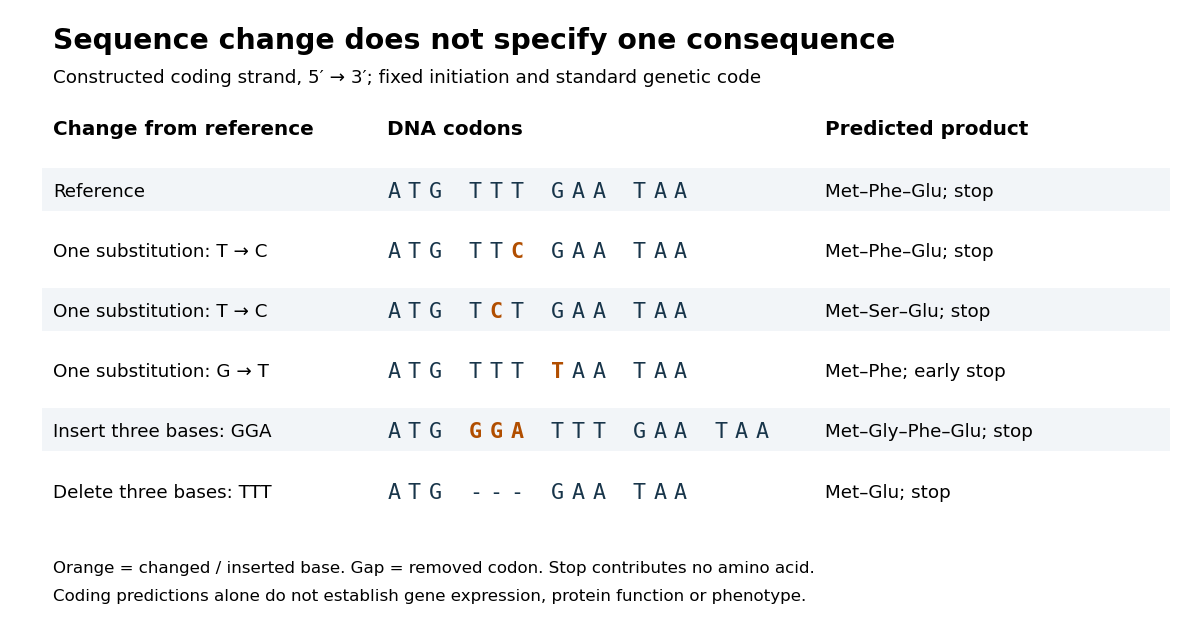

Write Python code to recreate this figure.
"""Original coding-segment ledger; Python 3.14, matplotlib 3.10.7."""
from pathlib import Path

import matplotlib.pyplot as plt
from matplotlib.patches import Rectangle


def main():
    fig, ax = plt.subplots(figsize=(10, 5.3), dpi=120, facecolor="white")
    ax.set(xlim=(0, 1), ylim=(0, 1))
    ax.axis("off")
    ax.text(0.02, 0.97, "Sequence change does not specify one consequence", fontsize=17, weight="bold")
    ax.text(0.02, 0.91, "Constructed coding strand, 5′ → 3′; fixed initiation and standard genetic code", fontsize=11)
    ax.text(0.02, 0.82, "Change from reference", fontsize=12, weight="bold")
    ax.text(0.31, 0.82, "DNA codons", fontsize=12, weight="bold")
    ax.text(0.69, 0.82, "Predicted product", fontsize=12, weight="bold")
    rows = [
        ("Reference", ["ATG", "TTT", "GAA", "TAA"], {}, "Met–Phe–Glu; stop"),
        ("One substitution: T → C", ["ATG", "TTC", "GAA", "TAA"], {(1, 2): True}, "Met–Phe–Glu; stop"),
        ("One substitution: T → C", ["ATG", "TCT", "GAA", "TAA"], {(1, 1): True}, "Met–Ser–Glu; stop"),
        ("One substitution: G → T", ["ATG", "TTT", "TAA", "TAA"], {(2, 0): True}, "Met–Phe; early stop"),
        ("Insert three bases: GGA", ["ATG", "GGA", "TTT", "GAA", "TAA"], {(1, i): True for i in range(3)}, "Met–Gly–Phe–Glu; stop"),
        ("Delete three bases: TTT", ["ATG", "---", "GAA", "TAA"], {}, "Met–Glu; stop"),
    ]
    for r, (label, codons, changed, product) in enumerate(rows):
        y = 0.72 - r * 0.105
        ax.add_patch(Rectangle((0.01, y - 0.033), 0.98, 0.075, facecolor="#f2f5f8" if r % 2 == 0 else "white", edgecolor="none"))
        ax.text(0.02, y, label, fontsize=11, va="center")
        for c, codon in enumerate(codons):
            for b, letter in enumerate(codon):
                ax.text(0.31 + c * 0.071 + b * 0.018, y, letter, family="monospace", fontsize=13, va="center", color="#b14e00" if (c, b) in changed else "#18354a", weight="bold" if (c, b) in changed else "normal")
        ax.text(0.69, y, product, fontsize=11, va="center")
    ax.text(0.02, 0.055, "Orange = changed / inserted base. Gap = removed codon. Stop contributes no amino acid.", fontsize=10)
    ax.text(0.02, 0.005, "Coding predictions alone do not establish gene expression, protein function or phenotype.", fontsize=10)
    fig.subplots_adjust(left=0.025, right=0.985, bottom=0.05, top=0.95)
    fig.savefig(Path(__file__).stem + ".png", facecolor="white", transparent=False)
    plt.close(fig)


if __name__ == "__main__":
    main()
